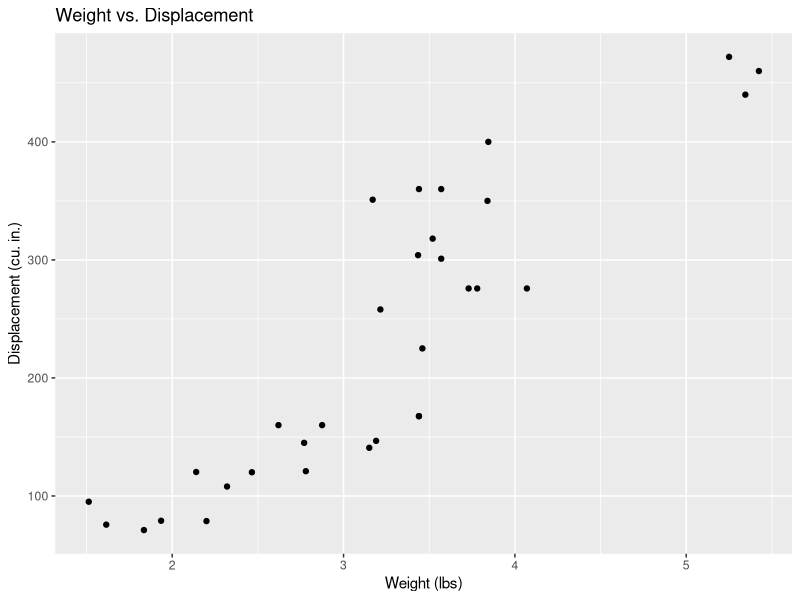

Source code (R):
library(tidyverse)
data('mtcars')
carData =mtcars

# Print top 5 values
head(carData)

# Use mutate() to add new columns
carData %>% mutate(cyltype = 'High')
carData %>% mutate(wtton = wt*0.45)
carData %>% mutate(cyltype = ifelse(cyl>6, 'High', 'Low'))

# Create a new data frame with the cyltype and wtton added
carData.new = carData %>% mutate(cyltype = ifelse(cyl >6, 'High', 'Low'), wtton = 0.45*wt)
head(carData.new, 5)

# summarise() function to get mean, median & mode
carData.new %>% summarise(mean(wtton))
carData.new %>% summarise(median(wtton))
carData.new %>% summarise(mode(wtton))

# Return the mean weight (in tons) and mean displacement of the cars
carData.new %>% summarise(mean(wtton), mean(disp))

# group_by() function to group samples according to their features
# group_by(.data, ...., .add = FALSE, .drop = group_by_drop_default(.data))

# group_by() function is used to group samples according to features
# Group cars according to cyltype and calculate mean weight and mean displacement
carData.new %>% group_by(cyltype) %>% summarise(mean(wtton), mean(disp))

# filter() function to retain data with specific condition
carData.new %>% filter(wtton > 2)
carData.new %>% filter(wtton > 2 & cyl > 4)

# select() function to select specific columns
carData.new %>% select(wtton, cyl) # will return wtton & cyl columns
carData.new %>% select(-wtton) # will return everything except wtton function


# ____________________ GGPLOT2 _________________________
# -----------------------------------------------------

# SYNTAX: ggplot (data = NULL, mapping = aes(), ..., environment = parent.frame())

# GGPLOT with AES & GEOM_POINT to plot the graphs
carplot = ggplot(data = carData, aes(x = wt, y = disp)) + geom_point()
# Add labels and title
carplot = carplot + labs(x = 'Weight (lbs)', y = 'Displacement (cu. in.)', title = 'Weight vs. Displacement')


